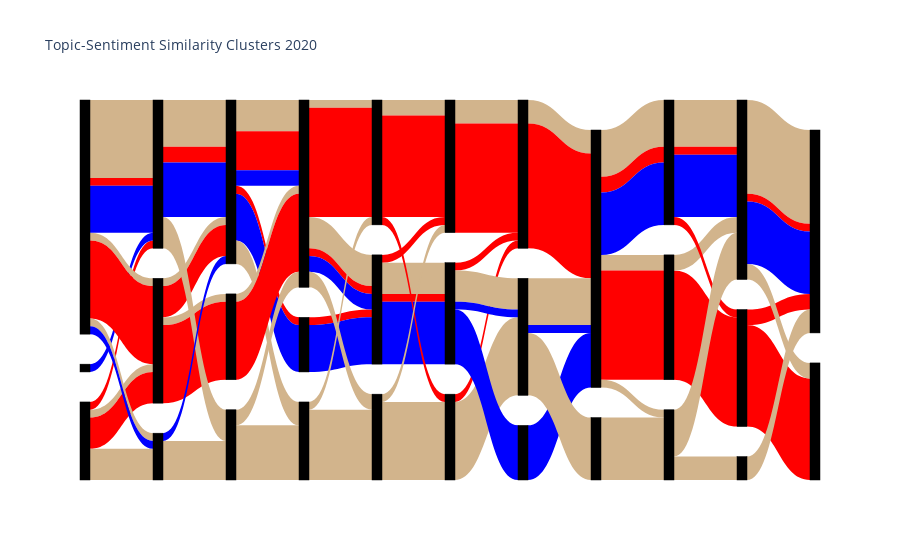

The notebook cell this image was saved under:
### Code cell
color_link = list(clustdf['type'])
color_link = list(map(lambda x: x.replace('CNN', 'tan').replace('MSNBC', 'blue').replace('Fox', 'red'), color_link))
print(color_link)

fig = go.Figure(data=[go.Sankey(
    node = dict(
      pad = 30,
      thickness = 10,
      line = dict(color = "black", width = 0.5),
      label = [],#["January","January","January","February","February","February", "March","March","March","April","April","April",
               #"May","May","May",'June','June','June','July','July','July','August','August','August','September','September','September','October','October','October','November','November','November'],
      color = "black"
    ),
    link = dict(
      source = clustdf['source'],#[0, 1, 0, 2, 3, 3], # indices correspond to labels, eg A1, A2, A1, B1, ...
      target = clustdf['target'],#[2, 3, 3, 4, 4, 5],
      value = clustdf['value'], #[8, 4, 2, 8, 4, 2]
      color = color_link
  ))])

fig.update_layout(title_text="Topic-Stance Similarity Clusters 2020", font_size=10)
fig.show()

### Figure 1 — Plotly figure (JSON) as saved in the notebook; plotly's stock layout.template omitted (floating-point values rounded to 4 significant figures)
{"data": [{"link": {"color": ["tan", "red", "red", "tan", "blue", "tan", "red", "tan", "red", "blue", "tan", "blue", "tan", "red", "tan", "red", "tan", "red", "blue", "tan", "blue", "tan", "red", "blue", "tan", "red", "blue", "tan", "tan", "red", "tan", "tan", "red", "blue", "tan", "red", "blue", "tan", "red", "tan", "tan", "tan", "red", "tan", "red", "blue", "tan", "red", "red", "tan", "tan", "tan", "red", "red", "tan", "red", "blue", "tan", "blue", "tan", "red", "blue", "tan", "blue", "tan", "tan", "red", "tan", "red", "blue", "tan", "tan", "red", "tan", "red", "tan", "red", "blue", "tan", "tan", "red", "red", "tan", "tan", "red", "blue", "tan"], "source": [0, 0, 0, 0, 1, 2, 2, 2, 2, 2, 2, 2, 6, 6, 6, 6, 7, 7, 7, 7, 8, 8, 12, 12, 12, 12, 12, 12, 13, 13, 14, 14, 18, 18, 19, 19, 19, 19, 19, 19, 20, 20, 24, 24, 24, 24, 25, 25, 25, 26, 26, 30, 30, 31, 31, 32, 32, 32, 32, 36, 36, 37, 38, 38, 38, 42, 42, 42, 42, 42, 42, 44, 48, 48, 49, 49, 49, 49, 50, 50, 54, 54, 55, 55, 55, 55, 56], "target": [6, 6, 7, 8, 7, 6, 6, 7, 7, 7, 8, 8, 12, 12, 13, 13, 12, 12, 12, 14, 12, 14, 18, 18, 19, 19, 19, 20, 19, 19, 19, 20, 24, 24, 24, 24, 24, 25, 25, 26, 25, 26, 30, 32, 32, 32, 30, 30, 31, 30, 31, 36, 36, 36, 38, 36, 37, 38, 38, 42, 42, 42, 42, 42, 44, 48, 48, 49, 49, 49, 50, 50, 54, 55, 54, 55, 55, 55, 55, 56, 60, 62, 60, 62, 62, 62, 62], "value": [1, 4, 1, 4, 1, 1, 10, 10, 1, 6, 1, 1, 1, 4, 1, 10, 6, 2, 7, 4, 1, 5, 1, 6, 4, 5, 2, 3, 1, 10, 2, 7, 1, 6, 4, 1, 2, 1, 14, 2, 1, 9, 1, 4, 1, 8, 2, 13, 1, 1, 10, 3, 14, 1, 10, 1, 7, 4, 1, 3, 16, 7, 6, 1, 8, 2, 14, 6, 2, 8, 1, 8, 14, 2, 1, 6, 1, 8, 6, 3, 13, 2, 2, 12, 1, 8, 3]}, "node": {"color": "black", "label": [], "line": {"color": "black", "width": 0.5}, "pad": 30, "thickness": 10}, "type": "sankey"}], "layout": {"font": {"size": 10}, "title": {"text": "Topic-Sentiment Similarity Clusters 2020"}}}
